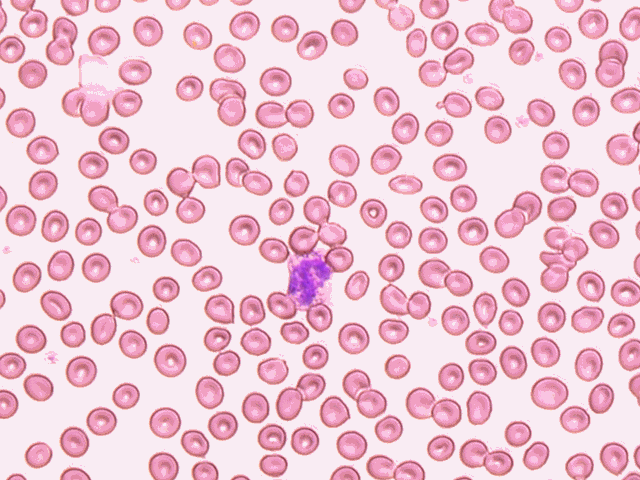
%> input picture ENGN2605/Zhuo Wang_ImageUnderstanding_LAB1/white_blood_cells.png, 640 x 480 px
$ octave P1.m   (GNU Octave 9; MATLAB toolbox functions it lacks are replaced by stand-ins)
%> lines starting %> are read from the running program, lines starting %| are printed output that depends on the picture; in (x1, y1, x2, y2) boxes, pixels count from 0 and x2, y2 are one past the last pixel; in counts of white or black regions, pixels touching at a corner belong together; the program's own positions count from 1
p1 = imread('white_blood_cells.png');
%> p1 is the input picture: size 480x640x3 uint8; mean R, G, B 239.1, 197.9, 212.8
grayp1 = rgb2gray(p1);
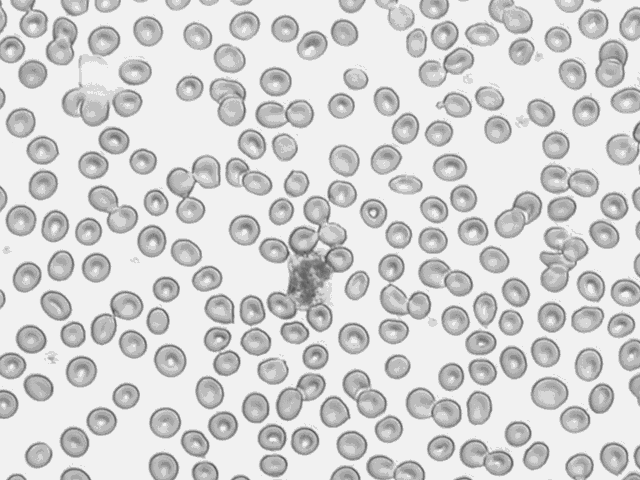
%> grayp1: size 480x640 uint8; min 78, max 241, mean 212
gp1 = rgb2gray(p1);

T0 = 241;

for i=1:480
    for j=1:640
        if grayp1(i,j) >= T0
            grayp1(i,j) = 255;
        else
            grayp1(i,j) = 0;
        end
    end
end
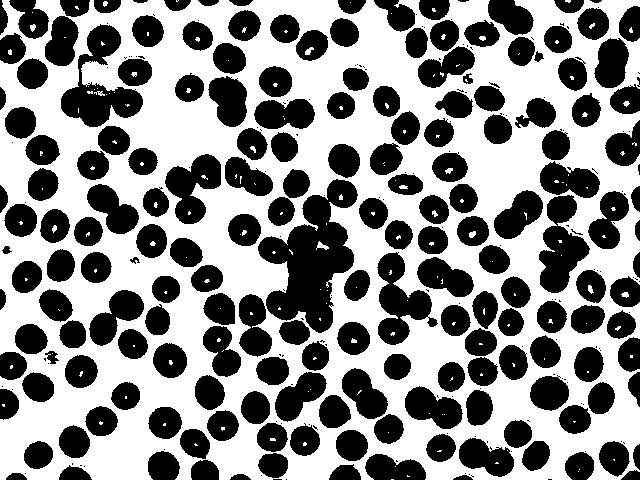
%> grayp1: size 480x640 uint8; 54.5% white; 309 black regions (126 under 20 px), largest, box (x1, y1, x2, y2) and area: (258, 179, 358, 333) 7571, (61, 24, 143, 127) 3469, (539, 195, 590, 293) 2810

figure(1)
subplot(1,3,1)
imshow(p1)
title('Original image')
subplot(1,3,2)
imshow(gp1)
title('Gray original image')
subplot(1,3,3)
imshow(grayp1)
title('Threshold segmentation image')
